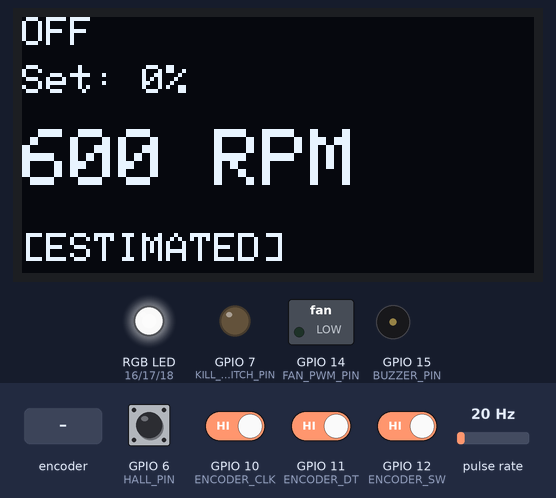
This sketch was run on a simulated ESP32-S3. On the bench: 128×64 one-colour display, switched loads named in the sketch (green lamp = pin HIGH), an RGB LED mixed from three pins (HIGH = lit), output pins drawn as LEDs (lit = HIGH), buzzer (waves = sounding, pin HIGH). Wiring (inferred from the names in the program): pulse sensor: data GPIO 13. The inputs (shaded band) are chosen by the test bench; at power-on: GPIO 6 (HALL_PIN), GPIO 10 (ENCODER_CLK), GPIO 11 (ENCODER_DT), GPIO 12 (ENCODER_SW) HIGH, pulse rate 20 Hz. EEPROM starts erased.

Above: at 1.2 s.
1.3 s: rotary encoder on GPIO 10 (ENCODER_CLK) / GPIO 11 (ENCODER_DT) turned 1 step (first pin leading)
At 2.5 s:
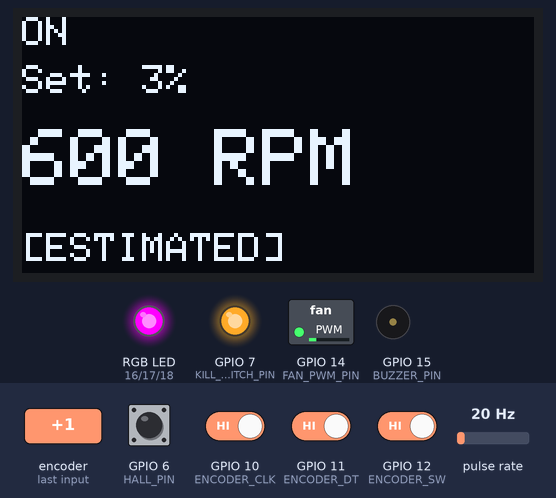
3.2 s: pulse rate (sensor on GPIO 13) set to 150 Hz
At 3.8 s:
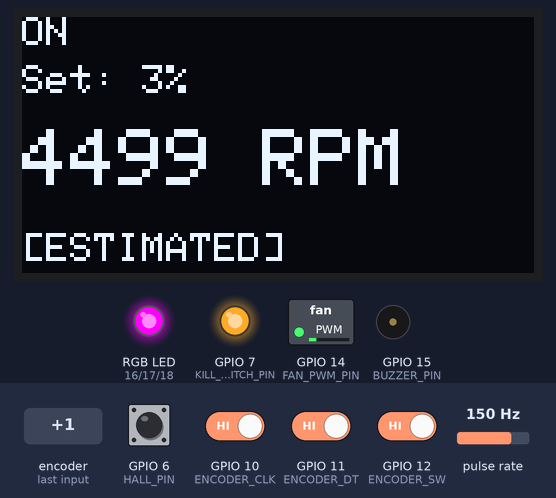
4.8 s: rotary encoder on GPIO 10 (ENCODER_CLK) / GPIO 11 (ENCODER_DT) turned 2 steps (second pin leading)
At 5.7 s:
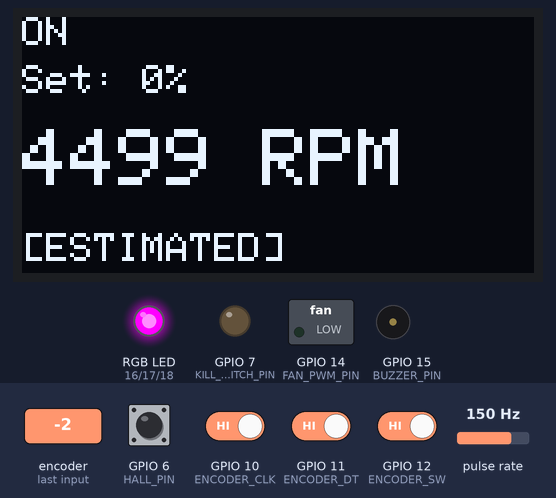
7.3 s: rotary encoder on GPIO 10 (ENCODER_CLK) / GPIO 11 (ENCODER_DT) turned 1 step (first pin leading)
At 7.59 s:
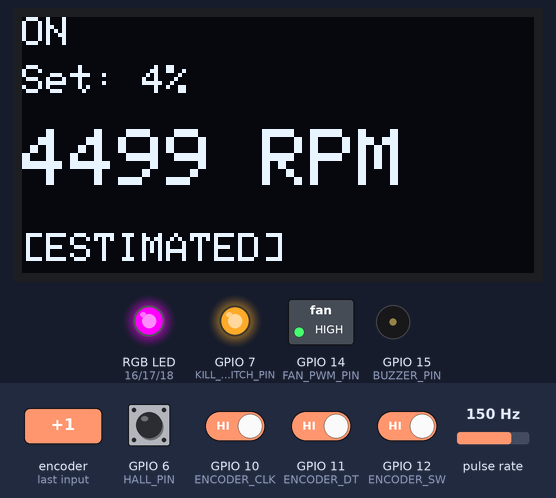
9.1 s: pulse rate (sensor on GPIO 13) set to 0 Hz
At 11.4 s:
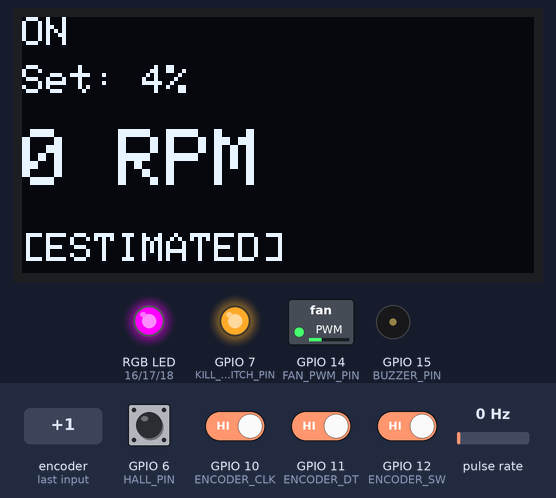
11.5 s: rotary encoder on GPIO 10 (ENCODER_CLK) / GPIO 11 (ENCODER_DT) turned 1 step (first pin leading)
At 12.7 s:
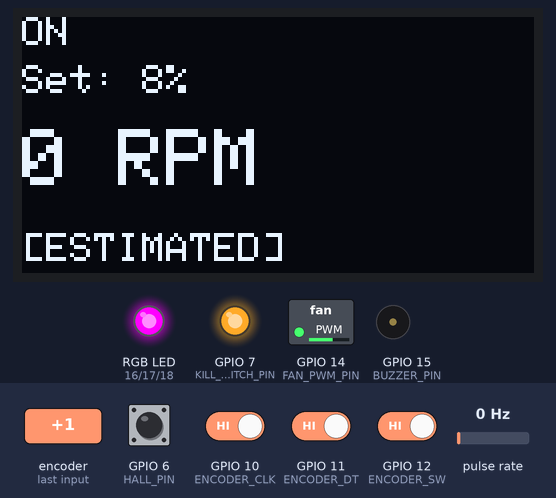
Timing chart, 0 to 14.2 s (numbered marks = the images above; inputs shaded):
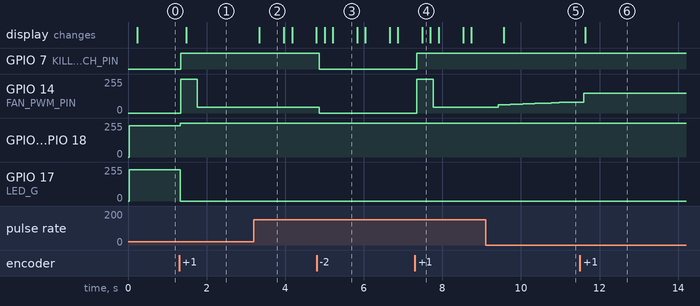

The sketch:

stirrer_project.ino
```cpp
#include <Wire.h>
#include <Adafruit_GFX.h>
#include <Adafruit_SSD1306.h>
#include <esp_now.h>
#include <WiFi.h>
#include <Preferences.h>

/* --- FEATURE FLAGS --- */
#define ENABLE_HALL
#define ENABLE_KILL_SWITCH

/* --- CONFIGURATION --- */
#define STRUCT_VERSION 0x02
#define FAN_PPR 2
#define MIN_PWM 45
#define KICKSTART_MS 400
#define PID_INTERVAL 100
#define DISPLAY_INTERVAL 200
#define TELEMETRY_INTERVAL 1000
#define HEARTBEAT_TIMEOUT 5000
#define CALIBRATION_POINTS 11
#define SCREEN_ADDRESS 0x3C

/* --- PIN DEFINITIONS --- */
#define BIO_RX 4
#define BIO_TX 5
#define HALL_PIN 6
#define KILL_SWITCH_PIN 7
#define OLED_SDA 8
#define OLED_SCL 9
#define ENCODER_CLK 10
#define ENCODER_DT  11
#define ENCODER_SW  12
#define FAN_TACHO_PIN 13
#define FAN_PWM_PIN 14
#define BUZZER_PIN 15
#define LED_R 16
#define LED_G 17
#define LED_B 18

/* --- STATE MACHINE --- */
enum ControlMode { IDLE, LOCAL, REMOTE_LOCKED, STOPPED, FAN_STALL, DECOUPLED, TIMER_DONE, SERIAL_CTL };
volatile ControlMode currentMode = IDLE;
volatile bool system_on = false;

/* --- DATA STRUCTURES --- */
#pragma pack(push, 1)
typedef struct {
  uint8_t start_byte;   // 0xAA
  uint8_t version;
  uint8_t target_speed; // 0-100%
  uint8_t command;      // 0: Release, 1: Acquire/Lock
  uint8_t crc8;
} stirrer_command_t;

typedef struct {
  uint8_t start_byte;   // 0xBB
  uint8_t version;
  uint8_t mode;
  uint8_t setpoint;
  int16_t bar_rpm;
  int16_t fan_rpm;
  uint16_t current_ma;
  int16_t temp_c;       // Temperature in 0.1C steps (e.g. 255 = 25.5C)
  uint32_t timer_rem;
  uint8_t crc8;
} stirrer_telemetry_t;
#pragma pack(pop)

/* --- GLOBALS --- */
volatile long targetSetpoint = 0;
long lastSavedSetpoint = -1;
volatile unsigned long lastChangeTime = 0;

volatile unsigned long lastBarMicros = 0;
volatile unsigned long lastFanMicros = 0;
volatile unsigned long barPeriod = 0;
volatile unsigned long fanPeriod = 0;
volatile int fanPulseCount = 0; // For calibration stable counting
volatile int barPulseCount = 0;

volatile bool isCalibrating = false;
volatile bool settingTimer = false;
volatile long timerMinutes = 0;
int actualBarRPM = 0, actualFanRPM = 0;
volatile float current_pwm_val = 0;
unsigned long remainingSeconds = 0;
bool oled_present = false;
bool bar_sensor_valid = false;
uint8_t last_master_mac[6] = {0};
unsigned long last_heartbeat = 0;

int calibration_map[CALIBRATION_POINTS];

Preferences prefs;
Adafruit_SSD1306 display(128, 64, &Wire, -1);

/* --- PID --- */
float Kp = 0.5, Ki = 0.1, Kd = 0.05;
float integral = 0, lastError = 0;

/* --- UTILS --- */
uint8_t calc_crc8(const uint8_t *data, uint8_t len) {
  uint8_t crc = 0x00;
  while (len--) {
    uint8_t extract = *data++;
    for (uint8_t tempI = 8; tempI; tempI--) {
      uint8_t sum = (crc ^ extract) & 0x01;
      crc >>= 1;
      if (sum) crc ^= 0x8C;
      extract >>= 1;
    }
  }
  return crc;
}

/* --- COMMS --- */
#if ESP_ARDUINO_VERSION_MAJOR >= 3
void OnDataRecv(const esp_now_recv_info_t * recv_info, const uint8_t *incoming, int len) {
  if (len == sizeof(stirrer_command_t) && incoming[0] == 0xAA && incoming[1] == STRUCT_VERSION) {
    stirrer_command_t cmd; memcpy(&cmd, incoming, len);
    targetSetpoint = cmd.target_speed;
    if (cmd.command == 1) currentMode = REMOTE_LOCKED;
    else if (currentMode == REMOTE_LOCKED) currentMode = IDLE;
    memcpy(last_master_mac, recv_info->src_addr, 6);
    last_heartbeat = millis();
    system_on = (targetSetpoint > 0);
  }
}
#else
void OnDataRecv(const uint8_t * mac, const uint8_t *incoming, int len) {
  if (len == sizeof(stirrer_command_t) && incoming[0] == 0xAA && incoming[1] == STRUCT_VERSION) {
    stirrer_command_t cmd; memcpy(&cmd, incoming, len);
    targetSetpoint = cmd.target_speed;
    if (cmd.command == 1) currentMode = REMOTE_LOCKED;
    else if (currentMode == REMOTE_LOCKED) currentMode = IDLE;
    memcpy(last_master_mac, mac, 6);
    last_heartbeat = millis();
    system_on = (targetSetpoint > 0);
  }
}
#endif

void handleSerial() {
  if (Serial1.available() >= sizeof(stirrer_command_t)) {
    if (Serial1.peek() == 0xAA) {
      uint8_t buf[sizeof(stirrer_command_t)];
      Serial1.readBytes(buf, sizeof(stirrer_command_t));
      if (buf[1] == STRUCT_VERSION && calc_crc8(buf, sizeof(stirrer_command_t)-1) == buf[sizeof(stirrer_command_t)-1]) {
        stirrer_command_t cmd; memcpy(&cmd, buf, sizeof(stirrer_command_t));
        targetSetpoint = cmd.target_speed;
        currentMode = SERIAL_CTL;
        system_on = (targetSetpoint > 0);
      }
    } else { Serial1.read(); }
  }
}

void sendTelemetry() {
  stirrer_telemetry_t telem;
  telem.start_byte = 0xBB;
  telem.version = STRUCT_VERSION;
  telem.mode = (uint8_t)currentMode;
  telem.setpoint = (uint8_t)targetSetpoint;
  telem.bar_rpm = (int16_t)actualBarRPM;
  telem.fan_rpm = (int16_t)actualFanRPM;
  telem.current_ma = 0;
  telem.temp_c = 0; // Placeholder for DS18B20
  telem.timer_rem = (uint32_t)remainingSeconds;
  telem.crc8 = calc_crc8((uint8_t*)&telem, sizeof(telem) - 1);
  if (last_master_mac[0] != 0) esp_now_send(last_master_mac, (uint8_t *)&telem, sizeof(telem));
  Serial1.write((uint8_t*)&telem, sizeof(telem));
}

/* --- ISRs --- */
void IRAM_ATTR onFanPulse() {
  unsigned long now = micros();
  fanPulseCount++;
  unsigned long p = now - lastFanMicros;
  if (p > 5000) { // Debounce 200Hz max
    fanPeriod = p;
    lastFanMicros = now;
  }
}

void IRAM_ATTR onBarPulse() {
  unsigned long now = micros();
  barPulseCount++;
  unsigned long p = now - lastBarMicros;
  if (p > 10000) { // Debounce 100Hz max
    barPeriod = p;
    lastBarMicros = now;
  }
}

void IRAM_ATTR handleEncoder() {
  static int lastEncoded = 0;
  int MSB = digitalRead(ENCODER_CLK);
  int LSB = digitalRead(ENCODER_DT);
  int encoded = (MSB << 1) | LSB;
  int sum = (lastEncoded << 2) | encoded;
  if (currentMode != REMOTE_LOCKED && !isCalibrating) {
    if (sum == 0b1101 || sum == 0b0100 || sum == 0b0010 || sum == 0b1011) {
       if (settingTimer) timerMinutes += 5;
       else targetSetpoint++;
       lastChangeTime = millis();
    }
    if (sum == 0b1110 || sum == 0b0111 || sum == 0b0001 || sum == 0b1000) {
       if (settingTimer) { if (timerMinutes >= 5) timerMinutes -= 5; }
       else targetSetpoint--;
       lastChangeTime = millis();
    }
    targetSetpoint = constrain(targetSetpoint, 0, 100);
    timerMinutes = constrain(timerMinutes, 0, 1440);
    if (!settingTimer && targetSetpoint > 0 && !system_on) { system_on = true; currentMode = LOCAL; }
  }
  lastEncoded = encoded;
}

void ControlTask(void *pvParameters);
void InterfaceTask(void *pvParameters);

void setup() {
  Serial.begin(115200);
  xTaskCreatePinnedToCore(ControlTask, "Control", 4096, NULL, 3, NULL, 1);
  xTaskCreatePinnedToCore(InterfaceTask, "Interface", 8192, NULL, 2, NULL, 0);
}

void loop() { vTaskDelete(NULL); }

void ControlTask(void *pvParameters) {
  pinMode(FAN_TACHO_PIN, INPUT_PULLUP);
  attachInterrupt(digitalPinToInterrupt(FAN_TACHO_PIN), onFanPulse, FALLING);

  #ifdef ENABLE_HALL
    pinMode(HALL_PIN, INPUT_PULLUP);
    attachInterrupt(digitalPinToInterrupt(HALL_PIN), onBarPulse, FALLING);
  #endif

  #ifdef ENABLE_KILL_SWITCH
    pinMode(KILL_SWITCH_PIN, OUTPUT);
  #endif

  #if ESP_ARDUINO_VERSION_MAJOR >= 3
    ledcAttach(FAN_PWM_PIN, 25000, 8);
  #else
    ledcSetup(0, 25000, 8); ledcAttachPin(FAN_PWM_PIN, 0);
  #endif

  unsigned long lastPID = millis();
  unsigned long kickstartStart = 0;

  for (;;) {
    unsigned long now = millis();
    if (now - lastPID >= PID_INTERVAL) {
      noInterrupts();
      unsigned long fP = fanPeriod;
      unsigned long bP = barPeriod;
      // Timeout if no pulse seen for 300ms
      if (micros() - lastFanMicros > 300000) fP = 0;
      if (micros() - lastBarMicros > 300000) bP = 0;
      interrupts();

      if (fP > 0) actualFanRPM = (60000000ULL / (fP * FAN_PPR));
      else actualFanRPM = 0;

      if (bP > 0) actualBarRPM = (60000000ULL / bP);
      else actualBarRPM = 0;

      // Crosstalk detection during startup
      #ifdef ENABLE_HALL
        if (system_on && now - kickstartStart < 5000 && actualBarRPM > 100 && abs(actualBarRPM - actualFanRPM) < 10) {
            bar_sensor_valid = false;
        } else if (actualBarRPM > 50) {
            bar_sensor_valid = true;
        }
      #else
        bar_sensor_valid = false;
      #endif

      if (isCalibrating) {
         for (int i=0; i<CALIBRATION_POINTS; i++) {
            current_pwm_val = 50 + (i * 20);
            #if ESP_ARDUINO_VERSION_MAJOR >= 3
              ledcWrite(FAN_PWM_PIN, (int)current_pwm_val);
            #else
              ledcWrite(0, (int)current_pwm_val);
            #endif
            vTaskDelay(pdMS_TO_TICKS(1500));
            noInterrupts(); fanPulseCount = 0; interrupts();
            vTaskDelay(pdMS_TO_TICKS(1000));
            noInterrupts(); int fC = fanPulseCount; interrupts();
            calibration_map[i] = (fC * 60) / FAN_PPR;
         }
         isCalibrating = false; system_on = false;
      } else if (system_on && targetSetpoint > 0) {
        if (remainingSeconds == 0 && timerMinutes > 0) {
            system_on = false; currentMode = TIMER_DONE;
        }
        #ifdef ENABLE_KILL_SWITCH
          digitalWrite(KILL_SWITCH_PIN, HIGH);
        #endif
        if (kickstartStart == 0) kickstartStart = now;
        if (now - kickstartStart < KICKSTART_MS) current_pwm_val = 255;
        else {
          float targetRPM = targetSetpoint * 30;
          float error = targetRPM - (bar_sensor_valid ? actualBarRPM : actualFanRPM);
          integral += error * 0.1;
          integral = constrain(integral, -100, 100);

          float feedForward = targetSetpoint * 2.55;
          // Use calibration map if available (simple interpolation)
          if (calibration_map[1] > 0) {
             int idx = constrain((int)targetRPM / 300, 0, CALIBRATION_POINTS - 1);
             feedForward = 50 + (idx * 20);
          }

          float output = (Kp * error) + (Ki * integral);
          current_pwm_val = constrain(feedForward + output, MIN_PWM, 255);
        }
      } else {
        current_pwm_val = 0; integral = 0; kickstartStart = 0;
        #ifdef ENABLE_KILL_SWITCH
          digitalWrite(KILL_SWITCH_PIN, LOW);
        #endif
      }
      #if ESP_ARDUINO_VERSION_MAJOR >= 3
        ledcWrite(FAN_PWM_PIN, (int)current_pwm_val);
      #else
        ledcWrite(0, (int)current_pwm_val);
      #endif

      // Safety Checks
      if (system_on && targetSetpoint > 25 && (now - kickstartStart > 2000)) {
        if (actualFanRPM < 100) { currentMode = FAN_STALL; system_on = false; }
        else if (bar_sensor_valid && actualBarRPM < 50 && actualFanRPM > 500) { currentMode = DECOUPLED; system_on = false; }
      }
      lastPID = now;
    }
    vTaskDelay(pdMS_TO_TICKS(10));
  }
}

void setLED(uint8_t r, uint8_t g, uint8_t b) {
  #if ESP_ARDUINO_VERSION_MAJOR >= 3
    ledcWrite(LED_R, 255-r); ledcWrite(LED_G, 255-g); ledcWrite(LED_B, 255-b);
  #else
    ledcWrite(1, 255-r); ledcWrite(2, 255-g); ledcWrite(3, 255-b);
  #endif
}

void InterfaceTask(void *pvParameters) {
  prefs.begin("stirrer", true);
  targetSetpoint = prefs.getLong("setpoint", 0);
  lastSavedSetpoint = targetSetpoint;
  prefs.end();

  #if ESP_ARDUINO_VERSION_MAJOR >= 3
    ledcAttach(LED_R, 5000, 8); ledcAttach(LED_G, 5000, 8); ledcAttach(LED_B, 5000, 8);
  #else
    ledcSetup(1, 5000, 8); ledcAttachPin(LED_R, 1);
    ledcSetup(2, 5000, 8); ledcAttachPin(LED_G, 2);
    ledcSetup(3, 5000, 8); ledcAttachPin(LED_B, 3);
  #endif
  pinMode(BUZZER_PIN, OUTPUT);

  Serial1.begin(115200, SERIAL_8N1, BIO_RX, BIO_TX);
  WiFi.mode(WIFI_STA);
  esp_now_init();
  esp_now_register_recv_cb(OnDataRecv);

  Wire.begin(OLED_SDA, OLED_SCL);
  if (display.begin(SSD1306_SWITCHCAPVCC, SCREEN_ADDRESS)) oled_present = true;

  pinMode(ENCODER_CLK, INPUT_PULLUP);
  pinMode(ENCODER_DT, INPUT_PULLUP);
  pinMode(ENCODER_SW, INPUT_PULLUP);
  attachInterrupt(digitalPinToInterrupt(ENCODER_CLK), handleEncoder, CHANGE);
  attachInterrupt(digitalPinToInterrupt(ENCODER_DT), handleEncoder, CHANGE);

  unsigned long lastDisp = 0, lastTelem = 0, lastBtn = 0;
  for (;;) {
    unsigned long now = millis();
    handleSerial();
    if (currentMode == REMOTE_LOCKED && now - last_heartbeat > HEARTBEAT_TIMEOUT) {
      system_on = false; currentMode = IDLE; targetSetpoint = 0;
    }

    static unsigned long pressStart = 0;
    static bool buttonWasDown = false;
    bool buttonIsDown = (digitalRead(ENCODER_SW) == LOW);

    if (buttonIsDown && !buttonWasDown && now - lastBtn > 300) {
      pressStart = now;
      buttonWasDown = true;
    } else if (!buttonIsDown && buttonWasDown) {
      unsigned long duration = now - pressStart;
      if (duration >= 3000) {
         isCalibrating = true;
      } else if (duration >= 1000) {
         if (currentMode == REMOTE_LOCKED) currentMode = LOCAL;
         else {
            settingTimer = !settingTimer;
            if (!settingTimer && timerMinutes > 0) remainingSeconds = timerMinutes * 60;
         }
      } else {
         system_on = !system_on;
         if (system_on && targetSetpoint == 0) targetSetpoint = 30;
         if (system_on && timerMinutes > 0) remainingSeconds = timerMinutes * 60;
         if (currentMode == TIMER_DONE) currentMode = LOCAL;
      }
      buttonWasDown = false;
      lastBtn = now;
    }

    // Debounced Persistence
    if (targetSetpoint != lastSavedSetpoint && now - lastChangeTime > 5000) {
      prefs.begin("stirrer", false);
      prefs.putLong("setpoint", targetSetpoint);
      prefs.end();
      lastSavedSetpoint = targetSetpoint;
    }

    if (oled_present && now - lastDisp >= DISPLAY_INTERVAL) {
      display.clearDisplay();
      if (isCalibrating) {
         display.setCursor(0,0); display.print("CALIBRATING...");
         display.setCursor(0, 20); display.print("PWM: "); display.print(current_pwm_val);
         display.display();
         lastDisp = now;
      } else {
        display.setCursor(0,0);
        if (currentMode == TIMER_DONE) display.print("DONE");
        else display.print(system_on ? "ON " : "OFF ");

        if (currentMode == REMOTE_LOCKED) display.print(" LOCK");
        if (settingTimer) display.print(" [T-SET]");

        display.setCursor(0, 12);
        display.print("Set: "); display.print(targetSetpoint); display.print("%");

        display.setCursor(80, 12);
        if (timerMinutes > 0) {
          if (system_on) { display.print(remainingSeconds/60); display.print("m"); }
          else { display.print("T:"); display.print(timerMinutes); display.print("m"); }
        }

        display.setCursor(0, 28); display.setTextSize(2);
        display.print(bar_sensor_valid ? actualBarRPM : actualFanRPM);
        display.print(" RPM");

        display.setTextSize(1);
        display.setCursor(0, 54);
        if (currentMode == DECOUPLED) display.print("!! DECOUPLED !!");
        else if (currentMode == FAN_STALL) display.print("!! FAN STALL !!");
        else if (!bar_sensor_valid) display.print("[ESTIMATED]");

        display.display();
        lastDisp = now;
      }
    }

    if (now - lastTelem >= TELEMETRY_INTERVAL) {
      sendTelemetry();
      if (system_on && remainingSeconds > 0) remainingSeconds--;
      lastTelem = now;
    }

    // Status LED & Buzzer logic
    if (currentMode == FAN_STALL || currentMode == DECOUPLED) {
      setLED(255, 0, 0); // Red
      if ((now / 500) % 2) digitalWrite(BUZZER_PIN, HIGH); else digitalWrite(BUZZER_PIN, LOW);
    } else if (currentMode == TIMER_DONE) {
      setLED(255, 255, 0); // Yellow
      if ((now / 1000) % 2) digitalWrite(BUZZER_PIN, HIGH); else digitalWrite(BUZZER_PIN, LOW);
    } else if (currentMode == REMOTE_LOCKED) {
      setLED(0, 0, 255); // Blue
      digitalWrite(BUZZER_PIN, LOW);
    } else if (system_on) {
      setLED(0, 255, 0); // Green
      digitalWrite(BUZZER_PIN, LOW);
    } else {
      setLED(20, 20, 20); // Dim White standby
      digitalWrite(BUZZER_PIN, LOW);
    }
    vTaskDelay(pdMS_TO_TICKS(20));
  }
}
```

Measured:
- after the input at 1.3 s, GPIO 7 (KILL_SWITCH_PIN): LOW → HIGH at once; GPIO 14 (FAN_PWM_PIN): 0/255 → 255/255 at once, → 45/255 0.41 s later; GPIO 16 (LED_R), GPIO 18 (LED_B): 234/255 → 255/255 at once; GPIO 17 (LED_G): 234/255 → 0/255 at once; the display: changes after 0.18 s (image 1)
- after the input at 3.2 s, the display: changes after 0.15 s (image 2)
- after the input at 4.8 s, GPIO 7 (KILL_SWITCH_PIN): HIGH → LOW after 0.07 s; GPIO 14 (FAN_PWM_PIN): 45/255 → 0/255 after 0.07 s; the display: first changes after 0.20 s (image 3 shows a later state)
- after the input at 7.3 s, GPIO 7 (KILL_SWITCH_PIN): LOW → HIGH after 0.05 s; GPIO 14 (FAN_PWM_PIN): 0/255 → 255/255 after 0.05 s, → 45/255 0.41 s later; the display: changes after 0.19 s (image 4)
- after the input at 9.1 s, GPIO 14 (FAN_PWM_PIN): moves from 45/255 to 80/255 over 1.7 s, starting after 0.32 s; the display: changes after 0.46 s (image 5)
- after the input at 11.5 s, GPIO 14 (FAN_PWM_PIN): 80/255 → 149/255 after 0.10 s; the display: changes after 0.13 s (image 6)
- what the display in image 2 shows lasts 0.7 s, from 3.3 s to 4.0 s
